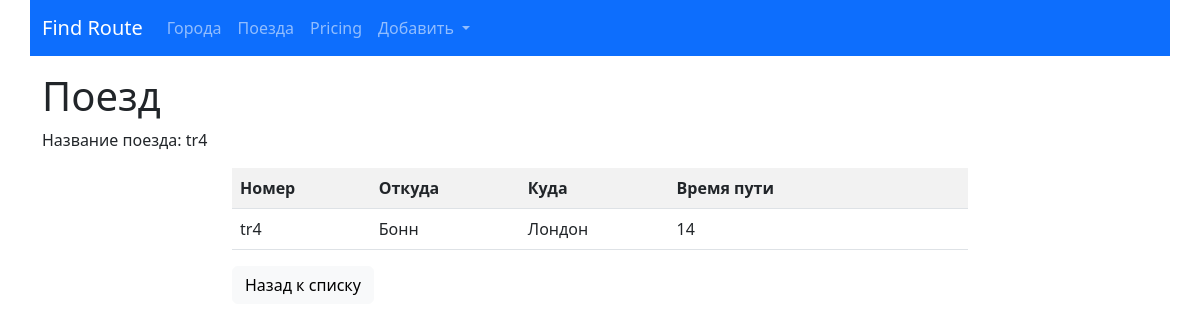
Screenshot of /trains/detail/4 with the database file from the repository.
### trains/models.py (models this page shows, shortened)
class Train(models.Model):
    name = models.CharField(max_length=50,
                            unique=True,
                            verbose_name='Номер поезда')
    travel_time = models.PositiveSmallIntegerField(verbose_name='Время в пути')
    from_city = models.ForeignKey(City,
                                  on_delete=models.CASCADE,
                                  related_name='from_city_set',
                                  verbose_name='Из какого города')
    to_city = models.ForeignKey('cities.City',
                                on_delete=models.CASCADE,
                                related_name='to_city_set',
                                verbose_name='В какой город')
    class Meta:
        verbose_name = "Поезд"
        verbose_name_plural = "Поезда"
        ordering = ['travel_time']

### cities/models.py (models this page shows, shortened)
class City(models.Model):
    name = models.CharField(max_length=100, unique=True, verbose_name="Название")
    def __str__(self):
        return self.name
    class Meta:
        verbose_name = "Город"
        verbose_name_plural = "Города"
        ordering = ['name']

### trains/views.py (the view)
# urls.py: path('detail/<int:pk>', TrainDetailView.as_view(), name="detail"),
class TrainDetailView(DetailView):
    queryset = Train.objects.all()
    template_name = "trains/detail.html"

### trains/templates/trains/detail.html (shortened to what this page needs)
{% extends 'base.html' %}
{% block content%}
<h1>Поезд</h1>
<div class="row">
    <div class="col-md">
      <p>Название поезда: {{object.name}}</p>
    </div>
</div>
<div class="row">
    <div class="col-md-8 mx-auto">
        <table class="table table-striped">
            <tr>
                <th>Номер</th>
                <th>Откуда</th>
                <th>Куда</th>
                <th>Время пути</th>
                <th>&nbsp;</th>
                <th>&nbsp;</th>
            </tr>
            <tr>
              <td>{{object.name}}</td>
                <td>{{object.from_city}}</td>
                <td>{{object.to_city}}</td>
                <td>{{object.travel_time}}</td>
                <td>&nbsp;</td>
                <td>&nbsp;</td>
            </tr>
        </table>
        <a href="{% url 'trains:home' %}">
            <button type="button" class="btn btn-light">Назад к списку</button>
        </a>
    </div>
</div>
{% endblock %}

### rows the page displays
Train: name "tr4", from_city "Бонн", to_city "Лондон", travel_time "14"
